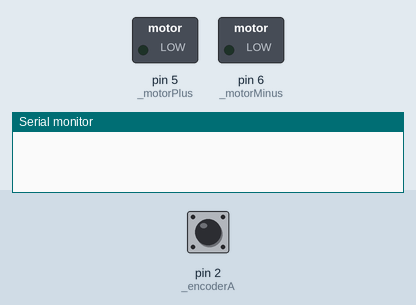
This sketch was run on a simulated Arduino Uno, built with avr-gcc and run on an emulated ATmega328P. Parts: switched loads named in the sketch (green lamp = pin HIGH), the last lines printed to the serial monitor. The inputs (shaded band) are chosen by the test bench; at power-on: pin 2 (_encoderA) HIGH.

Above: at 0.05 s.
At 3.0 s:
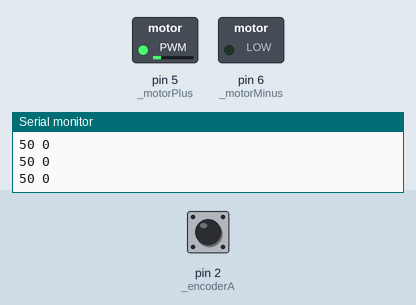
At 6.0 s:
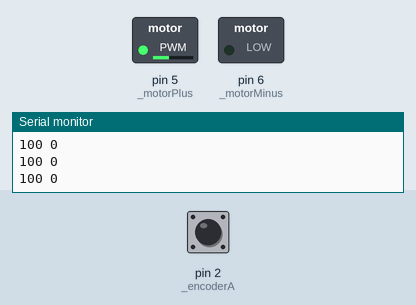
At 11.95 s:
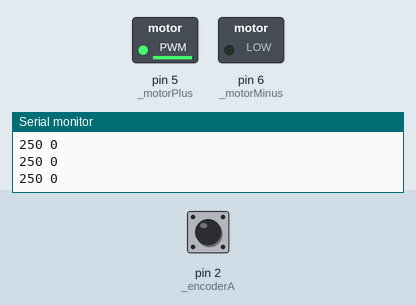
Timing chart, 0 to 15.6 s (numbered marks = the images above):
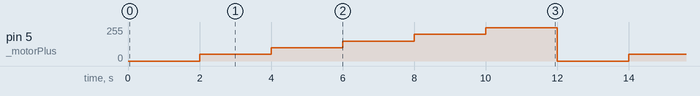

Measured:
- by itself, pin 5 (_motorPlus): repeats every 12.0 s: 100/255 2.0 s, 150/255 2.0 s, 200/255 2.0 s, 250/255 2.0 s, 0/255 2.0 s, 50/255 2.0 s

The sketch:

SpeedTestClass.ino
```cpp
/*
 * Speed Test using Class
 *
 * suakii@gmail.com
 */

#include "Motor.h"
#include "Encoder.h"

#include <MsTimer2.h>

int encoderA = 2;
int encoderB = 4;
long deltaT = 100000;//micro seconds = 100ms
int ticksPerRev = 2100;
int motorPlus = 5;//아두이노5번핀 -- 모터 드라이버의 A-1A
int motorMinus = 6;//아두이노 6번핀 --모터 드라이버의 A-1B
Motor lhMotor(motorPlus, motorMinus);
Encoder lhEncoder(encoderA, encoderB, deltaT,ticksPerRev);

int state = 0;
unsigned long pre_time = millis();
unsigned long pre_time_delay = millis();
unsigned long pre_time_log = millis();

int  pwm = 0;
int motorSpeed;


void setup() {
    Serial.begin(115200);//시리얼로 값을 보내기 위한 작업
    attachInterrupt(0, readLHEncoder, CHANGE);
}
void loop() {


 /*
  2초마다 pwm value를 높이면서 모터의 목표 속도를 증가시키고 있음.
  여기에서 목표 속도란 얼밀히 말하면 m/s, rad/s 등이 아닌 0~255 사이의 pwm value임.
  */
  switch(state)
  {
    case 0:
      if (millis()-pre_time_delay >= 2000)
      {
        pre_time_delay = millis();
        state = 1;
        pwm = 50;
        lhMotor.setFwd(pwm);
      }
      break;

    case 1:
      if (millis()-pre_time_delay >= 2000)
      {
        pre_time_delay = millis();
        state = 2;
        pwm = 100;
        lhMotor.setFwd(pwm);
    }
      break;

    case 2:
      if (millis()-pre_time_delay >= 2000)
      {
        pre_time_delay = millis();
        state = 3;
        pwm = 150;
        lhMotor.setFwd(pwm);
    }
      break;
    case 3:
      if (millis()-pre_time_delay >= 2000)
      {
        pre_time_delay = millis();
        state = 4;
        pwm = 200;
        lhMotor.setFwd(pwm);
    }
      break;
    case 4:
     if (millis()-pre_time_delay >= 2000)
      {
        pre_time_delay = millis();
        state = 5;
        pwm = 250;
        lhMotor.setFwd(pwm);
    }
      break;
       case 5:
      if (millis()-pre_time_delay >= 2000)
      {
        pre_time_delay = millis();
        state = 0;
        pwm = 0;
        lhMotor.setFwd(pwm);
    }
      break;
  }
	//100ms 당  측정된 회전수 값을 시리얼로 전송
	//즉 셋팅한 pwm value와 실제 회전수의 관계를 보기 위한 것임.
  if (millis()-pre_time >= 100)
  {
    pre_time = millis();
	  motorSpeed = lhEncoder.getSpeed();//엔코더 클래스에서 속도는 degrees/sec
	  Serial.print(pwm);
    Serial.print(" ");
    Serial.println(motorSpeed);
  }
  if (millis()-pre_time_log >= 100)
  {
    //pre_time_log = millis();
    //motorSpeed = lhEncoder.getSpeed();//엔코더 클래스에서 속도는 degrees/sec
    //Serial.print(pwm);
    //Serial.print(" ");
    //Serial.println(motorSpeed);
  }

}

// updates the left hand encoder when a left hand encoder event is triggered
void readLHEncoder()
{
  lhEncoder.updateCount();
}
```

Encoder.cpp
```cpp
// Encoder
// by Andrew Kramer

// initializes an object to read input from a shaft encoder and
// track the number of encoder ticks using interrupts

//modified by Jonghwa Park(suakii@gmail.com)
#include "Encoder.h"
#include "Arduino.h"

// accepts three ints and a long as parameters:
//      encoderA - the digital pin used to read encoder output A
//                 this MUST be an interrupt pin
//      구입한 모터의 A Phase를 출력해주는 것이며 이는 아두이노의 2번 핀에 연결이 된다.
//      encoderB - the digital pin used to read encoder output B
//      구입한 모터의 B Phase를 뜻하면 모터 번호 4번, 아두이노에는 4번 핀에 연결한다.
//        deltaT - the time interval used to calculate output shaft speed
//                 in microseconds
//   ticksPerRev - the number of encoder ticks per revolution of
//                 the output shaft
Encoder::Encoder(int encoderA, int encoderB,
				 long deltaT, int ticksPerRev)
{
	_encoderA = encoderA;
	_encoderB = encoderB;
	_count = 0;
	_oldCount = 0;
	_newCount = 0;
	_totalCount = 0;
	_lastSpeed = 0;
	_deltaT = deltaT;
	_degPerTick = 360.0 / (double)ticksPerRev;
	pinMode(_encoderA, INPUT_PULLUP);//suakii
	pinMode(_encoderB, INPUT_PULLUP);//suakii
}

// returns the average speed of the motor output shaft in degrees/second
// over the last _deltaT microseconds
// MUST be called every _deltaT microseconds to return accurate speed
int Encoder::getSpeed()
{
	_oldCount = _newCount;
	_newCount = _count;
	// calculate number of ticks elapsed since in last deltaT
	int difference = _newCount - _oldCount;

	// update _totalCount
	_totalCount += difference;
	int degPerSec;
	// calculate new speed if _count has not overflowed
	if (difference < 50000 && difference > -50000)
	{
		double deltaTInSec = 1000000 / _deltaT;
		double ticksPerSec = (double)difference * (double)deltaTInSec;
		degPerSec = ticksPerSec * _degPerTick;
		_lastSpeed = degPerSec;
	}
	else // use previous speed if overflow has occurred in _count
	{
		degPerSec = _lastSpeed;
	}
	return degPerSec;
}

// returns net distance rotated by the motor's output shaft in degrees
// since the last call to getDistance()
// should be called regularly to prevent overflows in _totalCount
int Encoder::getDistance()
{
	int distance = _degPerTick * _totalCount;
	_totalCount = 0;
	return distance;
}

// updates the _count when an encoder event occurs
// must be called using a pin change interrupt from the client sketch
void Encoder::updateCount()
{
	if (digitalRead(_encoderA) == HIGH)
	{
		if (digitalRead(_encoderB) == LOW)
			_count++;
		else
			_count--;
	}
	else
	{
		if (digitalRead(_encoderB) == LOW)
			_count--;
		else
			_count++;
	}
}

int Encoder::getCount()
{
    return _count;

}
```

Encoder.h
```cpp
// Encoder
// by Andrew Kramer

// initializes an object to read input from a shaft encoder and
// track the number of encoder ticks using interrupts
// only works with Arduino Uno, Duemilanove, and others that
// have interrupt 0 defined as digital pin 2 and interrupt 1
// defined as digital pin 3

//modified by Jonghwa Park(suakii@gmail.com)

#ifndef Encoder_h
#define Encoder_h

#include "Arduino.h"

class Encoder
{
public:
	Encoder(int encoderA, int encoderB,
			long deltaT, int ticksPerRev);
	int getSpeed(); // returns speed in degrees per second
	int getDistance(); // returns distance rotated in degrees
    void updateCount();
    int getCount();//suakii
private:
	int _encoderA, _encoderB; // encoder pins
	double _degPerTick; // degrees of output shaft rotation per encoder tick
	volatile long _count, _oldCount, _newCount;
	long _deltaT; // in microseconds
	int _lastSpeed;
	long _totalCount;
};

#endif
```

Motor.cpp
```cpp
// Motor.cpp
// by Andrew Kramer
// Provides low-level control of a the speed and direction of a single DC motor
// by means of a motor driver such as the TB6612FNG
// modified by Jonghwa Park(suakii@gmail.com)

#include "Arduino.h"
#include "Motor.h"

// accepts three ints as parameters:
//    the pin numbers for the direction control pins
//    and the pin number of the pwm pin
// direction 5, 6
//
Motor::Motor(int motorPlus, int motorMinus)
{
    _motorPlus = motorPlus;
    _motorMinus = motorMinus;
    analogWrite(_motorPlus, LOW);//initial stop
	analogWrite(_motorMinus, LOW);
}
// sets the motor's direction to forward
void Motor::setFwd(int level)
{
	analogWrite(_motorPlus, level);
	analogWrite(_motorMinus, LOW);
}
// sets the motor's direction to backward
void Motor::setBack(int level)
{
	analogWrite(_motorPlus, LOW);
	analogWrite(_motorMinus, level);
}
// sets the motor to brake
void Motor::setStop()
{
	analogWrite(_motorPlus, LOW);
	analogWrite(_motorMinus, LOW);
}
```

Motor.h
```cpp
// Motor
// by Andrew Kramer

// controls direction and pwm input to a DC motor
// modified by Jonghwa Park(suakii@gmail.com)
#ifndef Motor_h
#define Motor_h

#include "Arduino.h"

class Motor
{
public:
	Motor(int motorPlus, int motorMinus);
	void setFwd(int level);
	void setBack(int level);
	void setStop();
private:
	int _motorPlus, _motorMinus;//arduino 5, 6 just one motor
};

#endif
```
